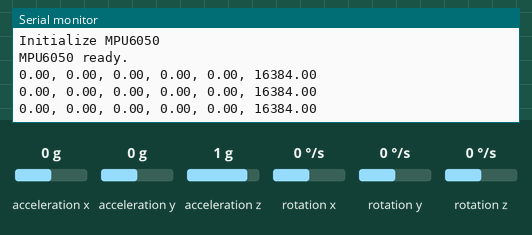
This sketch was run on a simulated Arduino Uno, built with avr-gcc and run on an emulated ATmega328P. Parts: the last lines printed to the serial monitor. Inputs (shaded band) come from the test bench; at power-on: acceleration x 0 g, acceleration y 0 g, acceleration z 1 g, rotation x 0 °/s, rotation y 0 °/s, rotation z 0 °/s.

Above: at 3.2 s.
3.3 s: acceleration x set to -1.4 g
At 3.9 s:
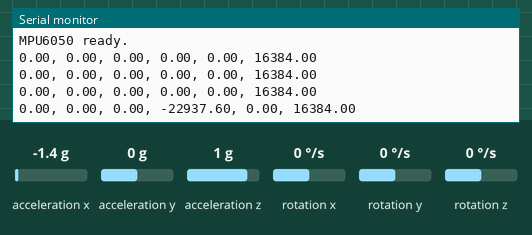
4.8 s: acceleration y set to -1.4 g
At 5.5 s:
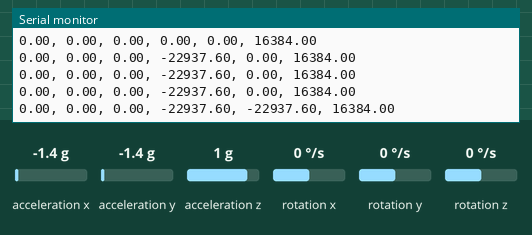
6.3 s: acceleration z set to -1.4 g
At 7.0 s:
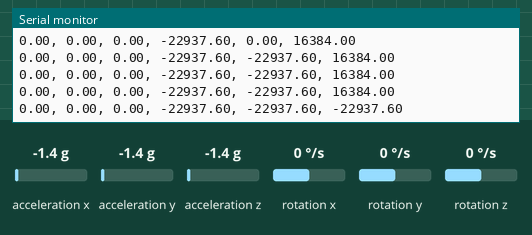
7.8 s: rotation x set to -192 °/s
At 8.5 s:
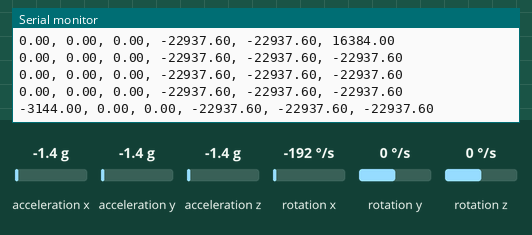
9.3 s: rotation y set to -192 °/s
At 10.0 s:
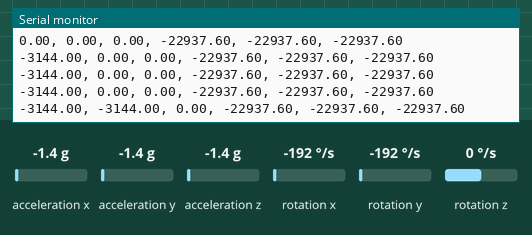

Measured:
- after the input at 3.3 s, the serial monitor: prints a new line after 0.22 s (image 1)
- after the input at 4.8 s, the serial monitor: prints a new line after 0.24 s (image 2)
- after the input at 6.3 s, the serial monitor: prints a new line after 0.26 s (image 3)
- after the input at 7.8 s, the serial monitor: prints a new line after 0.28 s (image 4)
- after the input at 9.3 s, the serial monitor: prints a new line after 0.30 s (image 5)

The sketch:

data_forwarder.ino
```cpp
#include <Wire.h>
#include <MPU6050.h>

MPU6050 mpu;

void setup()
{
  Serial.begin(115200);

  Serial.println("Initialize MPU6050");

  while(!mpu.begin(MPU6050_SCALE_2000DPS, MPU6050_RANGE_2G))
  {
    Serial.println("MPU6050 not found!");
    delay(500);
  }

  // Calibrate gyrometer
  mpu.calibrateGyro();
  mpu.setThreshold(3);

  Serial.println("MPU6050 ready.");
  delay(2000);
}

void loop()
{
  // Read gyrometer data
  Vector rawGyro = mpu.readRawGyro();

  Serial.print(rawGyro.XAxis);
  Serial.print(", ");
  Serial.print(rawGyro.YAxis);
  Serial.print(", ");
  Serial.print(rawGyro.ZAxis);
  Serial.print(", ");

  Vector rawAccel = mpu.readRawAccel();
  Serial.print(rawAccel.XAxis);
  Serial.print(", ");
  Serial.print(rawAccel.YAxis);
  Serial.print(", ");
  Serial.println(rawAccel.ZAxis);

  delay(500);
}
```
